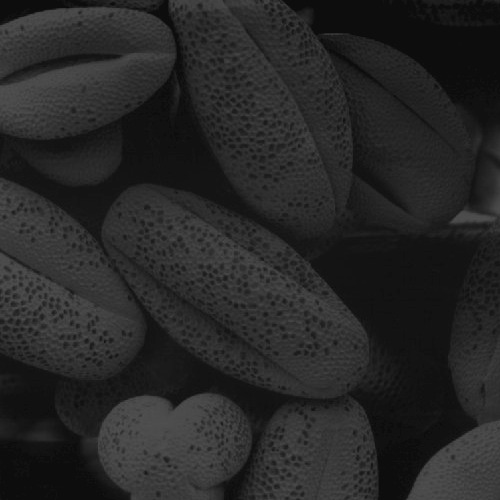
%> input picture 2/2b/coffee_1.jpg, 500 x 500 px
$ octave histogram.m   (GNU Octave 9; MATLAB toolbox functions it lacks are replaced by stand-ins)
%> lines starting %> are read from the running program, lines starting %| are printed output that depends on the picture
clc
clear all
close all
pkg load image

im1=imread('C:\Users\User\OneDrive\Desktop\MUIS\Hev_tanilt\2\2b\coffee_1.jpg');
%> im1 is the input picture: size 500x500 uint8; min 8, max 83, mean 38.7
im2=imread('C:\Users\User\OneDrive\Desktop\MUIS\Hev_tanilt\2\2b\coffee_2.jpg');
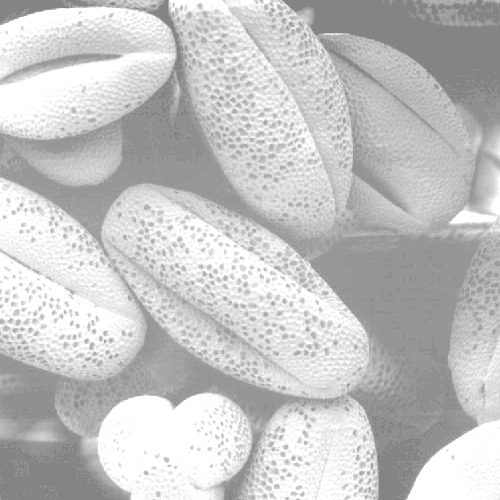
%> input picture 2/2b/coffee_2.jpg, 500 x 500 px
%> im2 is the input picture: size 500x500 uint8; min 124, max 255, mean 196.3
im3=imread('C:\Users\User\OneDrive\Desktop\MUIS\Hev_tanilt\2\2b\coffee_3.jpg');
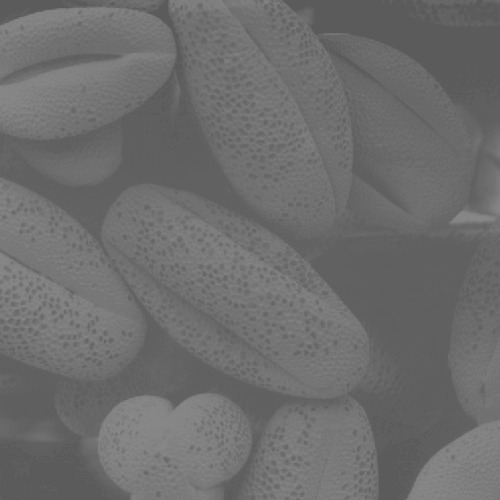
%> input picture 2/2b/coffee_3.jpg, 500 x 500 px
%> im3 is the input picture: size 500x500 uint8; min 86, max 138, mean 109.1
im4=imread('C:\Users\User\OneDrive\Desktop\MUIS\Hev_tanilt\2\2b\coffee_4.jpg');
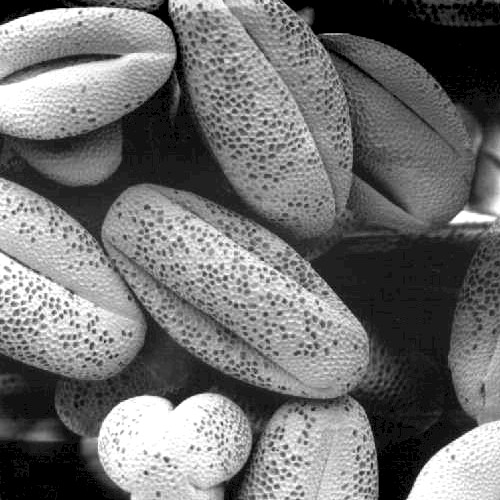
%> input picture 2/2b/coffee_4.jpg, 500 x 500 px
%> im4 is the input picture: size 500x500 uint8; min 0, max 255, mean 113.2

if(size(im1,3)==3)
  img1=rgb2gray(im1);
else
  img1=im1;
end

if(size(im2,3)==3)
  img2=rgb2gray(im2);
else
  img2=im2;
end

if(size(im3,3)==3)
  img3=rgb2gray(im3);
else
  img3=im3;
end

if(size(im4,3)==3)
  img4=rgb2gray(im4);
else
  img4=im4;
end

subplot(4,4,1), imshow(img1);
subplot(4,4,5), imshow(img2);
subplot(4,4,9), imshow(img3);
subplot(4,4,13), imshow(img4);

subplot(4,4,2), imhist(img1);
subplot(4,4,6), imhist(img2);
subplot(4,4,10), imhist(img3);
subplot(4,4,14), imhist(img4);

subplot(4,4,3), imshow(histeq(img1));
subplot(4,4,7), imshow(histeq(img2));
subplot(4,4,11), imshow(histeq(img3));
subplot(4,4,15), imshow(histeq(img4));

subplot(4,4,4), imhist(histeq(img1));
subplot(4,4,8), imhist(histeq(img2));
subplot(4,4,12), imhist(histeq(img3));
subplot(4,4,16), imhist(histeq(img4));
%> after `imhist(histeq(img4))`:
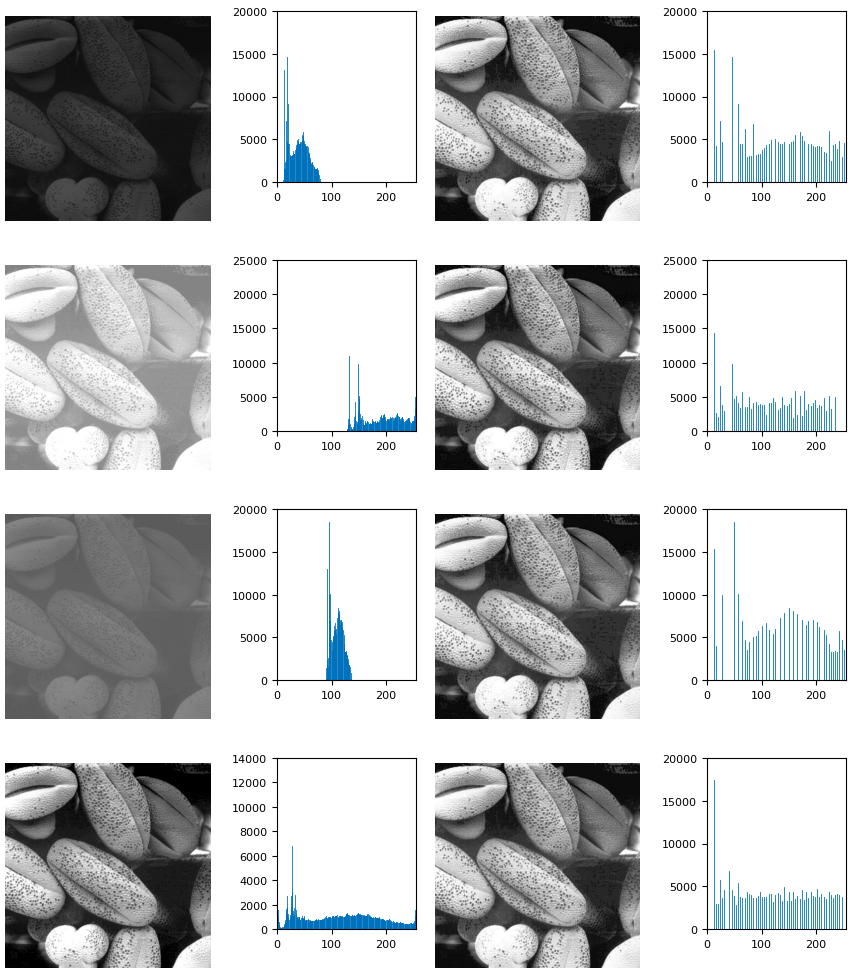
%> figure redrawn from the program's plot data, 16 panels
